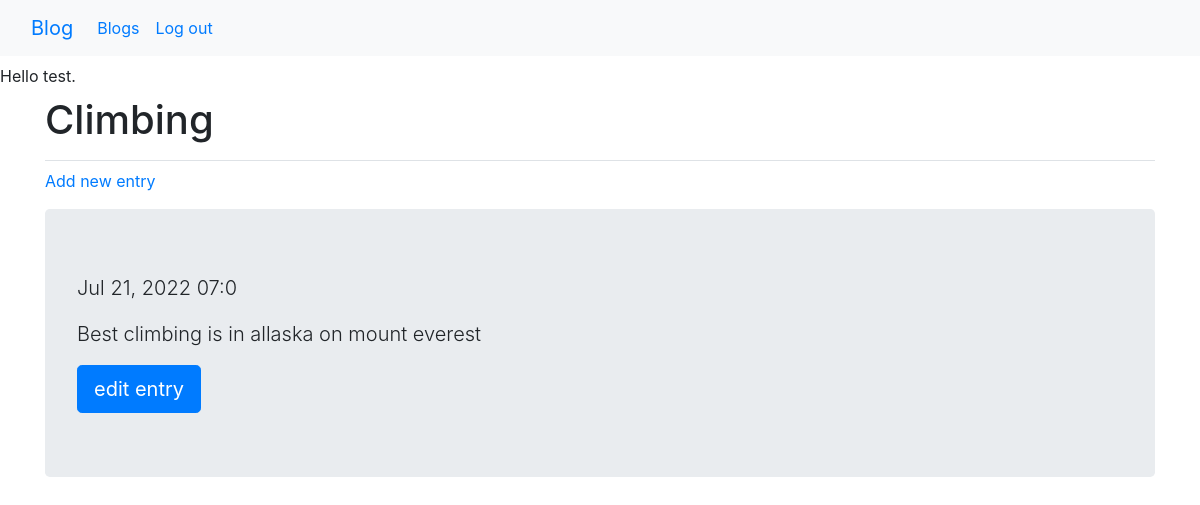
The page /blogs/1/ (signed in) on the database its author committed.
### blog/models.py (models this page shows, shortened)
class BlogPost(models.Model):
    text = models.CharField(max_length=200) # for store names max length 200
    owner = models.ForeignKey(User, on_delete=models.CASCADE)
    date_added = models.DateTimeField(auto_now_add=True) # for time when user create a blogPOST
    def __str__(self): # return name of the blogpost
        return self.text

class BlogEntry(models.Model):
    topic = models.ForeignKey(BlogPost, on_delete=models.CASCADE) # on delete tells django when topic is deleted all data connected to topic are deleted too
    textentry = models.TextField() # just normal Text field with unlimited letters
    date_added = models.DateTimeField(auto_now_add=True)
    class Meta:
        verbose_name_plural = 'entries'

### blog/views.py (the view)
# urls.py: path('blogs/<int:blog_id>/', views.blog, name='blog'), # view given blog
@login_required
def blog(request, blog_id):
    blog = BlogPost.objects.get(id=blog_id) # show blogpost by id
    if blog.owner != request.user: #   make sure the topic belongs to the current user
        raise Http404
    entries = blog.blogentry_set.order_by("-date_added")    # that - symbol reverse the entries
    context = {'blog': blog, 'entries': entries}
    return render(request, 'blog/blog.html', context)

### blog/templates/blog/blog.html
{% extends "blog/base.html" %}
{% block page_header %}
    <h1>{{blog}} </h1>
{% endblock page_header %}
{% block content %}
    <p><a href="{% url 'blog:new_entry' blog.id %}"> Add new entry</a></p>
        {% for entry in entries %}
        <div class="jumbotron">
            <p class="lead"> {{ entry.date_added|date:"M d, Y H:I" }} </p>
            <p class="lead"> {{ entry.textentry }} </p>
            <a class="btn btn-lg btn-primary" href="{% url 'blog:edit_entry' entry.id %}"
                role="button"> edit entry</a>
        </div>
        {% empty %}
        <p>There are no entries for this topic yet.</p>
        {% endfor %}
 {% endblock content %}

### blog/templates/blog/base.html (shortened to what this page needs)
{% load bootstrap4 %}
<!doctype html>
<html lang='en'>
    <head>
        {% bootstrap_css %}
    </head>
    <body>
        <nav class="navbar navbar-expand-lg bg-light">
            <div class="container-fluid">
            <a class="navbar-brand" href="{% url 'blog:index' %}">Blog</a>
            <div class="collapse navbar-collapse" id="navbarSupportedContent">
                <ul class="navbar-nav me-auto mb-2 mb-lg-0">
                <li class="nav-item">
                    <a class="nav-link" href="{% url 'blog:blogs' %}">Blogs</a>
                </li>
                <ul class="navbar-nav ml-auto">
                    {% if user.is_authenticated %}
                        <li class="nav-item">
                            <a class="nav-link" href="{% url 'users:logout' %}">Log out</a>
                        </li>
                    {% endif %}
                </ul>
            </div>
        </nav>
        {% if user.is_authenticated %}
        <span class="navbar-text"> Hello {{ user.username }}.</span>
        {% endif %}
        <main role="main" class="container">
            <div class="pb-2 mb-2 border-bottom">
                {% block page_header %} {% endblock page_header %}
            </div>
            <div>
                {% block content %} {% endblock content %}
            </div>
        </main>
    </body>
</html>

### rows shown on the page
BlogPost: text "Climbing"
BlogEntry: date_added "Jul 21, 2022 07:0", textentry "Best climbing is in allaska on mount everest"

### other values the page prints
{{ user.username }} "test"
